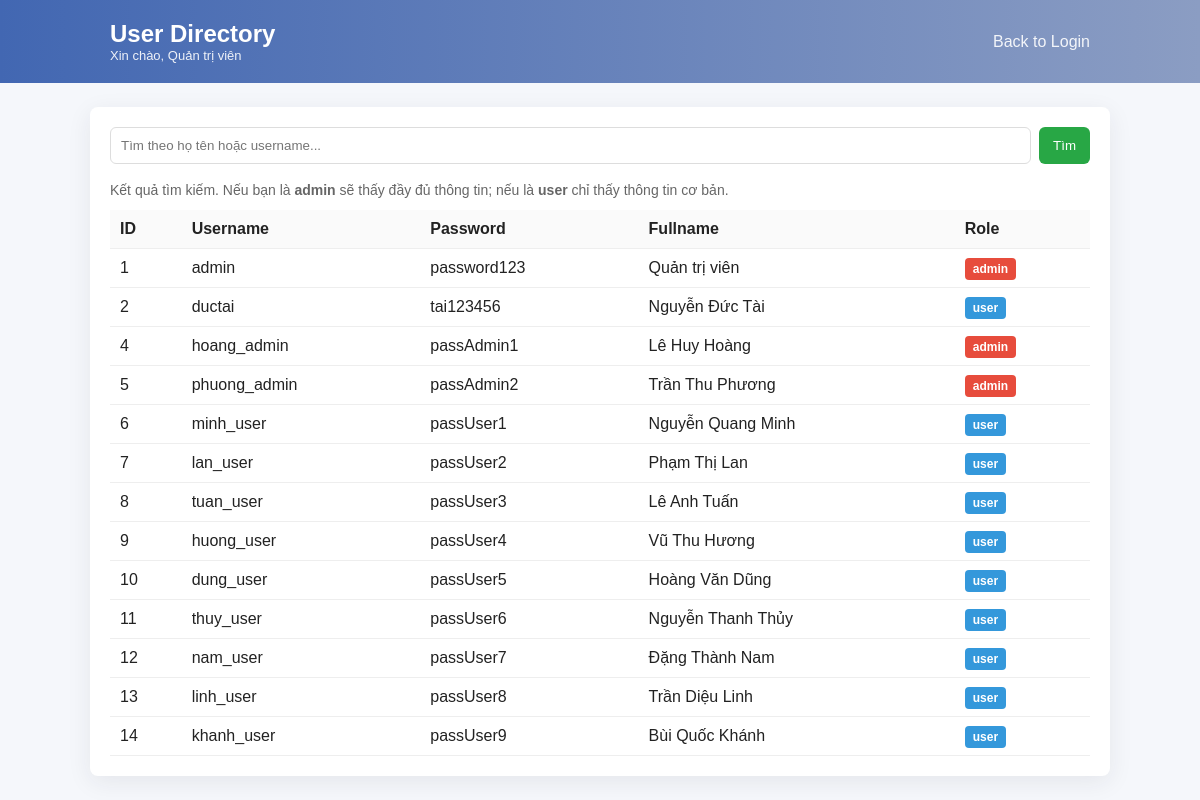
Page /src/home.php (signed in) on the earlier database version.
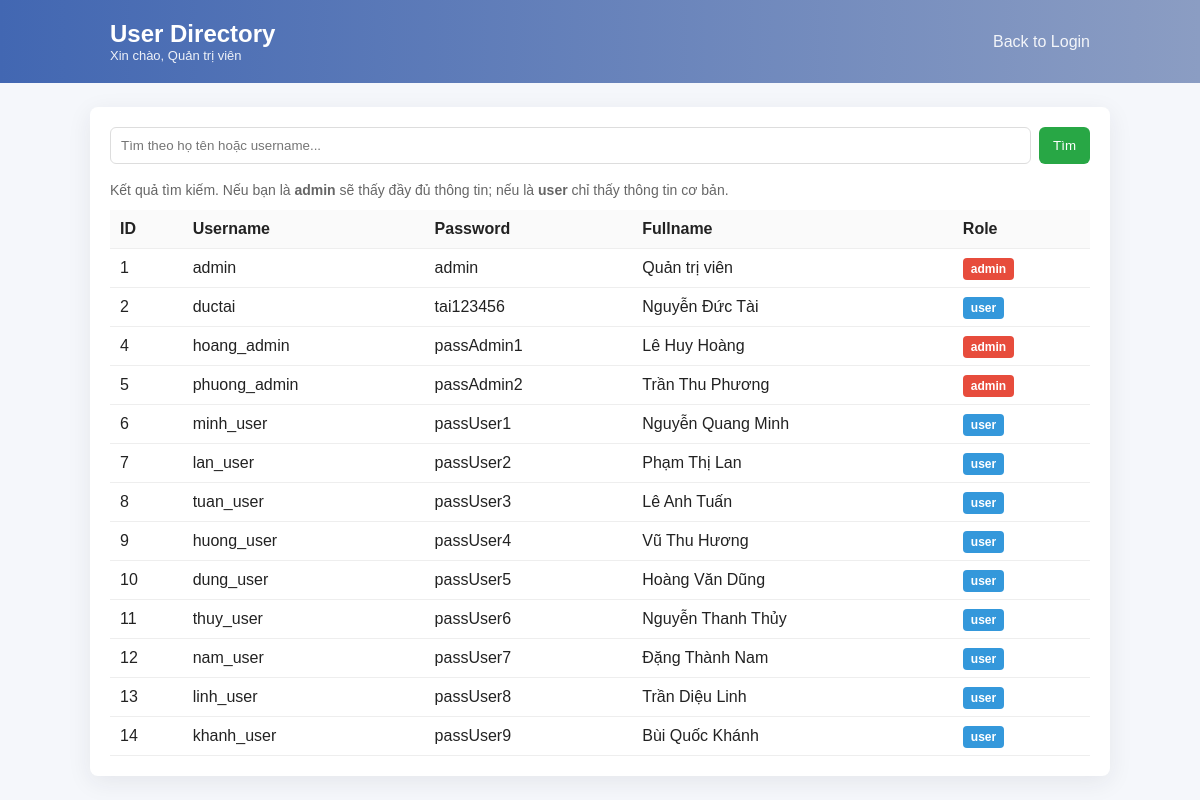
Same page on the later database version.
### tables this page shows
CREATE TABLE `users` (
  `id` int(11) NOT NULL,
  `username` varchar(50) NOT NULL,
  `password` varchar(50) NOT NULL,
  `fullname` varchar(100) DEFAULT NULL,
  `role` varchar(255) NOT NULL
);

### src/home.php (the view, shortened to what this page needs)
<?php
require 'db.php';
if (!isset($_SESSION['user'])) {
	$welcome = '<a href="login.php">Đăng nhập</a> để xem danh sách.';
} else {
	$welcome = 'Xin chào, ' . htmlspecialchars($_SESSION['user']['fullname']);
}
$query = $_GET['query'] ?? '';
?>
<!DOCTYPE html>
<html lang="vi">
<head>
</head>
<body>
	<header>
		<div style="max-width:980px;margin:0 auto;display:flex;justify-content:space-between;align-items:center;">
			<div>
				<h2 style="margin:0">User Directory</h2>
				<div style="font-size:13px;opacity:0.9"><?php echo $welcome; ?></div>
			</div>
			<div>
				<a href="login.php" style="color:rgba(255,255,255,0.9);text-decoration:none">Back to Login</a>
			</div>
		</div>
	</header>
	<div class="container">
		<form method="GET" class="search" action="home.php">
			<input type="text" name="query" placeholder="Tìm theo họ tên hoặc username..." value="<?php echo htmlspecialchars($query); ?>">
			<button type="submit">Tìm</button>
		</form>
		<div class="note">Kết quả tìm kiếm. Nếu bạn là <strong>admin</strong> sẽ thấy đầy đủ thông tin; nếu là <strong>user</strong> chỉ thấy thông tin cơ bản.</div>
		<?php
		if ($query !== '') {
			$sql = "SELECT id, username, password, fullname, role FROM users WHERE fullname LIKE '%$query%' OR username LIKE '%$query%'";
		} else {
			$sql = "SELECT id, username, password, fullname, role FROM users";
		}
		$result = $conn->query($sql);
		if ($result && $result->num_rows > 0) {
			echo '<table><thead><tr>';
			$isAdmin = isset($_SESSION['user']) && ($_SESSION['user']['role'] === 'admin');
			if ($isAdmin) {
				echo '<th>ID</th><th>Username</th><th>Password</th><th>Fullname</th><th>Role</th>';
			} else {
				echo '<th>Username</th><th>Họ tên</th>';
			}
			echo '</tr></thead><tbody>';
			while ($row = $result->fetch_assoc()) {
				echo '<tr>';
				if ($isAdmin) {
					echo '<td>'.htmlspecialchars($row['id']).'</td>';
					echo '<td>'.htmlspecialchars($row['username']).'</td>';
					echo '<td>'.htmlspecialchars($row['password']).'</td>';
					echo '<td>'.htmlspecialchars($row['fullname']).'</td>';
					echo '<td><span class="role '.htmlspecialchars($row['role']).'">'.htmlspecialchars($row['role']).'</span></td>';
				} else {
					echo '<td>'.htmlspecialchars($row['username']).'</td>';
					echo '<td>'.htmlspecialchars($row['fullname']).'</td>';
				}
				echo '</tr>';
			}
			echo '</tbody></table>';
		} else {
			echo '<p>Không tìm thấy kết quả.</p>';
		}
		?>
	</div>
</body>
</html>

### src/home.php (style rules this page uses)
body { font-family: Arial, Helvetica, sans-serif; background: #f5f7fb; color: #222; margin: 0; padding: 0; }
header { background: linear-gradient(90deg,#4267b2,#8b9dc3); color: white; padding: 20px; }
.container { max-width: 980px; margin: 24px auto; background: white; border-radius: 8px; padding: 20px; box-shadow: 0 6px 24px rgba(34,41,47,0.08); }
.search { margin-bottom: 18px; display:flex; gap:8px; }
.search input[type=text] { flex:1; padding:10px; border-radius:6px; border:1px solid #ddd; }
.search button { padding:10px 14px; border-radius:6px; border:none; background:#28a745; color:white; cursor:pointer; }
table { width:100%; border-collapse: collapse; margin-top: 12px; }
th,td { text-align:left; padding:10px; border-bottom:1px solid #eee; }
th { background:#fafafa; }
.note { color:#666; font-size:14px; }
.role { font-weight:600; color:#fff; padding:4px 8px; border-radius:4px; font-size:12px; }
.role.admin { background:#e74c3c; }
.role.user { background:#3498db; }

Differences in the rows shown:
changed users "Quản trị viên": password "password123" → "admin"
